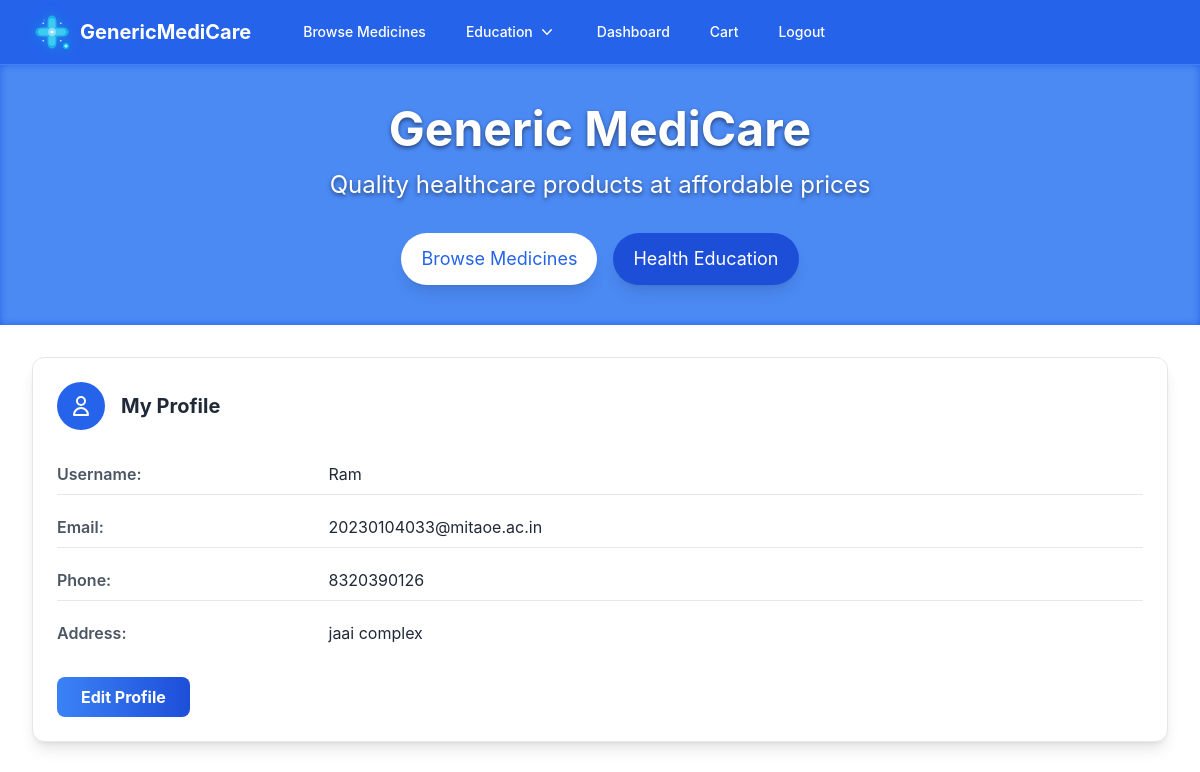
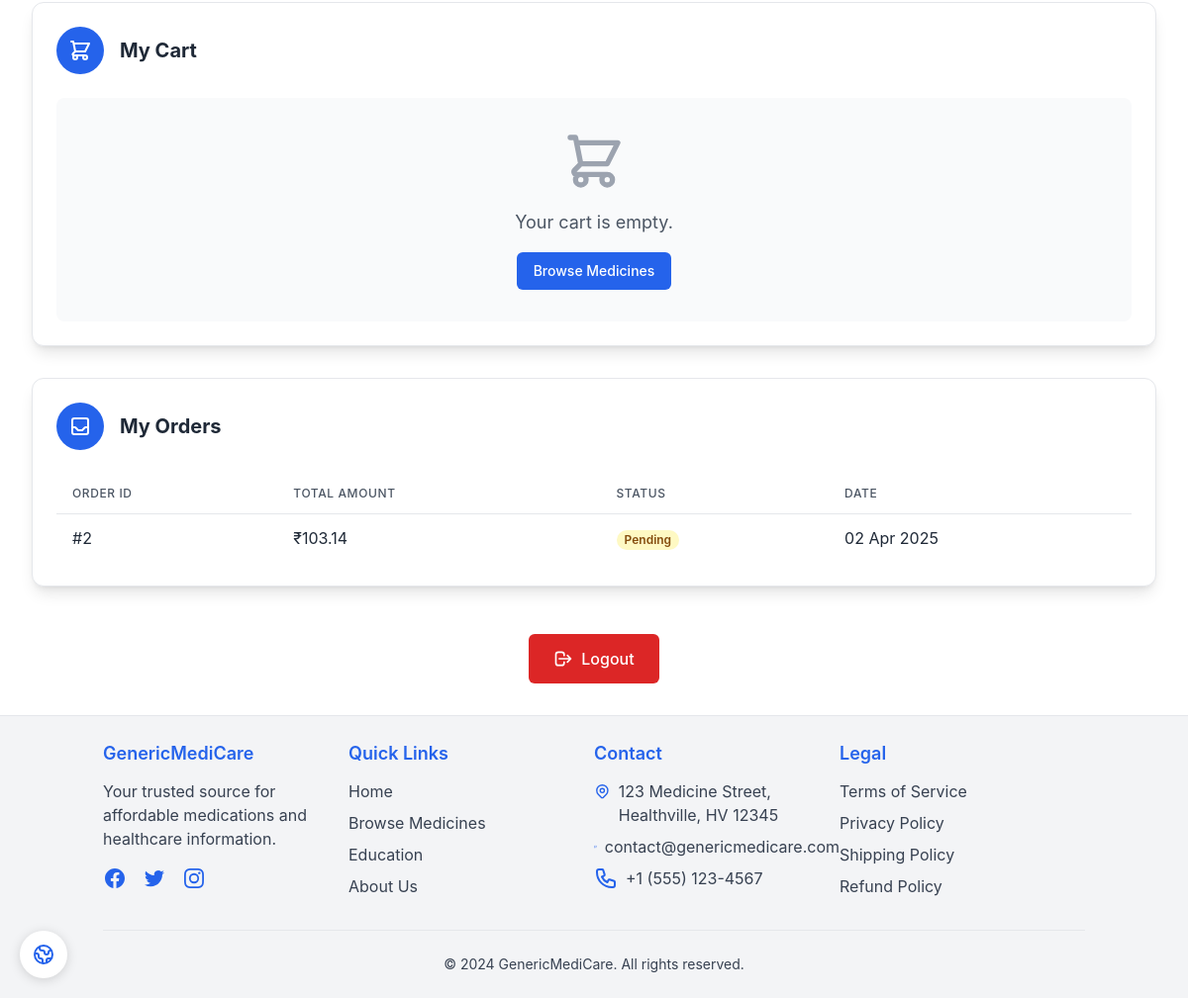
The page /dashboard/customer/ (signed in) on the database its author committed (2 pictures, top to bottom).
### store/models.py (models this page shows, shortened)
class CustomerProfile(models.Model):
    user = models.OneToOneField(User, on_delete=models.CASCADE)
    phone_number = models.CharField(max_length=15)
    address = models.TextField()

class Order(models.Model):
    customer = models.ForeignKey(CustomerProfile, on_delete=models.CASCADE)
    full_name = models.CharField(max_length=255)
    email = models.EmailField()
    phone = models.CharField(max_length=15)
    alternate_phone = models.CharField(max_length=15, blank=True, null=True)
    address = models.TextField()
    city = models.CharField(max_length=100)
    pincode = models.CharField(max_length=10)
    delivery_instructions = models.TextField(blank=True, null=True)
    total_price = models.DecimalField(max_digits=10, decimal_places=2)  # Renamed from total_amount
    payment_method = models.CharField(max_length=50, choices=[("COD", "Cash on Delivery"), ("Online", "Online Payment")])
    created_at = models.DateTimeField(auto_now_add=True)
    STATUS_CHOICES = [
        ('Pending', 'Pending'),
        ('Shipped', 'Shipped'),
        ('Delivered', 'Delivered'),
        ('Cancelled', 'Cancelled'),
    ]
    status = models.CharField(max_length=20, choices=STATUS_CHOICES, default='Pending')
    prescription = models.ImageField(upload_to='prescriptions/', null=True, blank=True)

### store/views.py (the view)
# urls.py: path('dashboard/customer/', customer_dashboard, name='customer_dashboard'),
@login_required
def customer_dashboard(request):
    if not hasattr(request.user, 'customerprofile'):
        return redirect('home')  # Prevent unauthorized access
    customer = request.user.customerprofile  # Get the customer profile
    medicines = Medicine.objects.all()
    orders = Order.objects.filter(customer=request.user.customerprofile)
    cart_items = CartItem.objects.filter(cart__customer=customer)  # Get cart items for this customer
    return render(request, 'customer_dashboard.html', {
        'medicines': medicines,
        'orders': orders,
        'cart_items': cart_items
    })

### store/context_processors.py (called while the page is built)
def cart_total(request):
    if request.user.is_authenticated:
        cart = Cart.objects.filter(customer__user=request.user).first()
        if cart:
            unique_items_count = cart.cartitem_set.count()  # Count unique medicines
            return {'cart_count': unique_items_count}
    return {'cart_count': 0}

### store/templates/customer_dashboard.html (shortened to what this page needs)
{% extends 'base.html' %}
{% block content %}
<div class="grid grid-cols-1 gap-8">
    <div class="bg-white rounded-xl overflow-hidden shadow-lg border border-gray-200 hover:shadow-blue-500/10 transition-all duration-300 transform hover:scale-[1.01]">
        <div class="p-6">
            <div class="flex items-center mb-6">
                <div class="bg-primary-600 rounded-full p-3 mr-4">
                    <svg xmlns="http://www.w3.org/2000/svg" class="h-6 w-6 text-white" fill="none" viewBox="0 0 24 24" stroke="currentColor">
                        <path stroke-linecap="round" stroke-linejoin="round" stroke-width="2" d="M16 7a4 4 0 11-8 0 4 4 0 018 0zM12 14a7 7 0 00-7 7h14a7 7 0 00-7-7z" />
                    </svg>
                </div>
                <h2 class="text-xl font-bold text-gray-800">My Profile</h2>
            </div>
            <div class="space-y-3 mb-6">
                <div class="flex flex-col md:flex-row md:items-center py-2 border-b border-gray-200">
                    <span class="font-semibold text-gray-600 md:w-1/4">Username:</span>
                    <span class="text-gray-800">{{ user.username }}</span>
                </div>
                <div class="flex flex-col md:flex-row md:items-center py-2 border-b border-gray-200">
                    <span class="font-semibold text-gray-600 md:w-1/4">Email:</span>
                    <span class="text-gray-800">{{ user.email }}</span>
                </div>
                <div class="flex flex-col md:flex-row md:items-center py-2 border-b border-gray-200">
                    <span class="font-semibold text-gray-600 md:w-1/4">Phone:</span>
                    <span class="text-gray-800">{{ user.customerprofile.phone_number }}</span>
                </div>
                <div class="flex flex-col md:flex-row md:items-center py-2">
                    <span class="font-semibold text-gray-600 md:w-1/4">Address:</span>
                    <span class="text-gray-800">{{ user.customerprofile.address }}</span>
                </div>
            </div>
            <a href="{%url 'edit_customer_profile' %}" class="inline-block bg-gradient-to-r from-primary-500 to-primary-700 hover:from-primary-600 hover:to-primary-800 text-white font-bold py-2 px-6 rounded-lg focus:outline-none focus:shadow-outline transition-all duration-300 transform hover:-translate-y-1">
                Edit Profile
            </a>
        </div>
    </div>
    <div class="bg-white rounded-xl overflow-hidden shadow-lg border border-gray-200 hover:shadow-blue-500/10 transition-all duration-300 transform hover:scale-[1.01]">
        <div class="p-6">
            <div class="flex items-center mb-6">
                <div class="bg-primary-600 rounded-full p-3 mr-4">
                </div>
                <h2 class="text-xl font-bold text-gray-800">My Cart</h2>
            </div>
            {% if cart_items %}
                <div class="overflow-x-auto">
                    <table class="min-w-full divide-y divide-gray-200">
                        <thead>
                            <tr>
                                <th class="px-4 py-3 text-left text-xs font-medium text-gray-600 uppercase tracking-wider">Medicine</th>
                                <th class="px-4 py-3 text-left text-xs font-medium text-gray-600 uppercase tracking-wider">Price</th>
                                <th class="px-4 py-3 text-left text-xs font-medium text-gray-600 uppercase tracking-wider">Quantity</th>
                                <th class="px-4 py-3 text-left text-xs font-medium text-gray-600 uppercase tracking-wider">Total</th>
                                <th class="px-4 py-3 text-left text-xs font-medium text-gray-600 uppercase tracking-wider">Action</th>
                            </tr>
                        </thead>
                        <tbody class="divide-y divide-gray-200">
                            {% for item in cart_items %}
                                <tr class="hover:bg-gray-50">
                                    <td class="px-4 py-3 whitespace-nowrap text-gray-800">{{ item.medicine.name }}</td>
                                    <td class="px-4 py-3 whitespace-nowrap text-gray-800">₹{{ item.medicine.price }}</td>
                                    <td class="px-4 py-3 whitespace-nowrap text-gray-800">{{ item.quantity }}</td>
                                    <td class="px-4 py-3 whitespace-nowrap text-gray-800">₹{{ item.get_total_price }}</td>
                                    <td class="px-4 py-3 whitespace-nowrap">
                                        <a href="{% url 'remove_from_cart' item.id %}" class="inline-flex items-center px-3 py-1 border border-transparent text-sm leading-4 font-medium rounded-md text-white bg-red-600 hover:bg-red-700 focus:outline-none focus:ring-2 focus:ring-offset-2 focus:ring-red-500">
                                            <svg xmlns="http://www.w3.org/2000/svg" class="h-4 w-4 mr-1" fill="none" viewBox="0 0 24 24" stroke="currentColor">
                                                <path stroke-linecap="round" stroke-linejoin="round" stroke-width="2" d="M19 7l-.867 12.142A2 2 0 0116.138 21H7.862a2 2 0 01-1.995-1.858L5 7m5 4v6m4-6v6m1-10V4a1 1 0 00-1-1h-4a1 1 0 00-1 1v3M4 7h16" />
                                            </svg>
                                            Remove
                                        </a>
                                    </td>
                                </tr>
                            {% endfor %}
                        </tbody>
                    </table>
                </div>
                <div class="mt-6 text-right">
                    <a href="{% url 'checkout' %}" class="inline-flex items-center px-6 py-3 border border-transparent text-base font-medium rounded-md shadow-sm text-white bg-green-600 hover:bg-green-700 focus:outline-none focus:ring-2 focus:ring-offset-2 focus:ring-green-500">
                        <svg xmlns="http://www.w3.org/2000/svg" class="h-5 w-5 mr-2" fill="none" viewBox="0 0 24 24" stroke="currentColor">
                            <path stroke-linecap="round" stroke-linejoin="round" stroke-width="2" d="M17 8l4 4m0 0l-4 4m4-4H3" />
                        </svg>
                        Proceed to Checkout
                    </a>
                </div>
            {% else %}
                <div class="bg-gray-50 rounded-lg p-8 text-center">
                    <p class="text-gray-600 text-lg">Your cart is empty.</p>
                    <a href="{% url 'browse_medicines' %}" class="mt-4 inline-flex items-center px-4 py-2 border border-transparent text-sm font-medium rounded-md text-white bg-primary-600 hover:bg-primary-700">
                        Browse Medicines
                    </a>
                </div>
            {% endif %}
        </div>
    </div>
    <div class="bg-white rounded-xl overflow-hidden shadow-lg border border-gray-200 hover:shadow-blue-500/10 transition-all duration-300 transform hover:scale-[1.01]">
        <div class="p-6">
            <div class="flex items-center mb-6">
                <div class="bg-primary-600 rounded-full p-3 mr-4">
                </div>
                <h2 class="text-xl font-bold text-gray-800">My Orders</h2>
            </div>
            <div class="overflow-x-auto">
                <table class="min-w-full divide-y divide-gray-200">
                    <thead>
                        <tr>
                            <th class="px-4 py-3 text-left text-xs font-medium text-gray-600 uppercase tracking-wider">Order ID</th>
                            <th class="px-4 py-3 text-left text-xs font-medium text-gray-600 uppercase tracking-wider">Total Amount</th>
                            <th class="px-4 py-3 text-left text-xs font-medium text-gray-600 uppercase tracking-wider">Status</th>
                            <th class="px-4 py-3 text-left text-xs font-medium text-gray-600 uppercase tracking-wider">Date</th>
                        </tr>
                    </thead>
                    <tbody class="divide-y divide-gray-200">
                        {% for order in orders %}
                            <tr class="hover:bg-gray-50">
                                <td class="px-4 py-3 whitespace-nowrap text-gray-800">#{{ order.pk }}</td>
                                <td class="px-4 py-3 whitespace-nowrap text-gray-800">₹{{ order.total_price }}</td>
                                <td class="px-4 py-3 whitespace-nowrap">
                                    {% if order.status == 'Pending' %}
                                        <span class="px-2 inline-flex text-xs leading-5 font-semibold rounded-full bg-yellow-100 text-yellow-800">
                                            {{ order.status }}
                                        </span>
                                    {% elif order.status == 'Shipped' %}
                                        <span class="px-2 inline-flex text-xs leading-5 font-semibold rounded-full bg-blue-100 text-blue-800">
                                            {{ order.status }}
                                        </span>
                                    {% elif order.status == 'Delivered' %}
                                        <span class="px-2 inline-flex text-xs leading-5 font-semibold rounded-full bg-green-100 text-green-800">
                                            {{ order.status }}
                                        </span>
                                    {% else %}
                                        <span class="px-2 inline-flex text-xs leading-5 font-semibold rounded-full bg-gray-100 text-gray-800">
                                            {{ order.status }}
                                        </span>
                                    {% endif %}
                                </td>
                                <td class="px-4 py-3 whitespace-nowrap text-gray-800">{{ order.created_at|date:"d M Y" }}</td>
                            </tr>
                        {% endfor %}
                    </tbody>
                </table>
            </div>
        </div>
    </div>
    <div class="text-center mt-4">
        <a href="{% url 'logout' %}" class="inline-flex items-center px-6 py-3 border border-transparent text-base font-medium rounded-md text-white bg-red-600 hover:bg-red-700 focus:outline-none focus:ring-2 focus:ring-offset-2 focus:ring-red-500">
            <svg xmlns="http://www.w3.org/2000/svg" class="h-5 w-5 mr-2" fill="none" viewBox="0 0 24 24" stroke="currentColor">
                <path stroke-linecap="round" stroke-linejoin="round" stroke-width="2" d="M17 16l4-4m0 0l-4-4m4 4H7m6 4v1a3 3 0 01-3 3H6a3 3 0 01-3-3V7a3 3 0 013-3h4a3 3 0 013 3v1" />
            </svg>
            Logout
        </a>
    </div>
</div>
{% endblock %}

### store/templates/base.html (style rules this page uses)
body { top: 0 !important; }

### rows shown on the page
Order: pk "2", total_price "103.14", status "Pending", created_at "02 Apr 2025"

### other values the page prints
{{ user.username }} "Ram"
{{ user.email }} "20230104033@mitaoe.ac.in"
{{ user.customerprofile.phone_number }} "8320390126"
{{ user.customerprofile.address }} "jaai complex"
